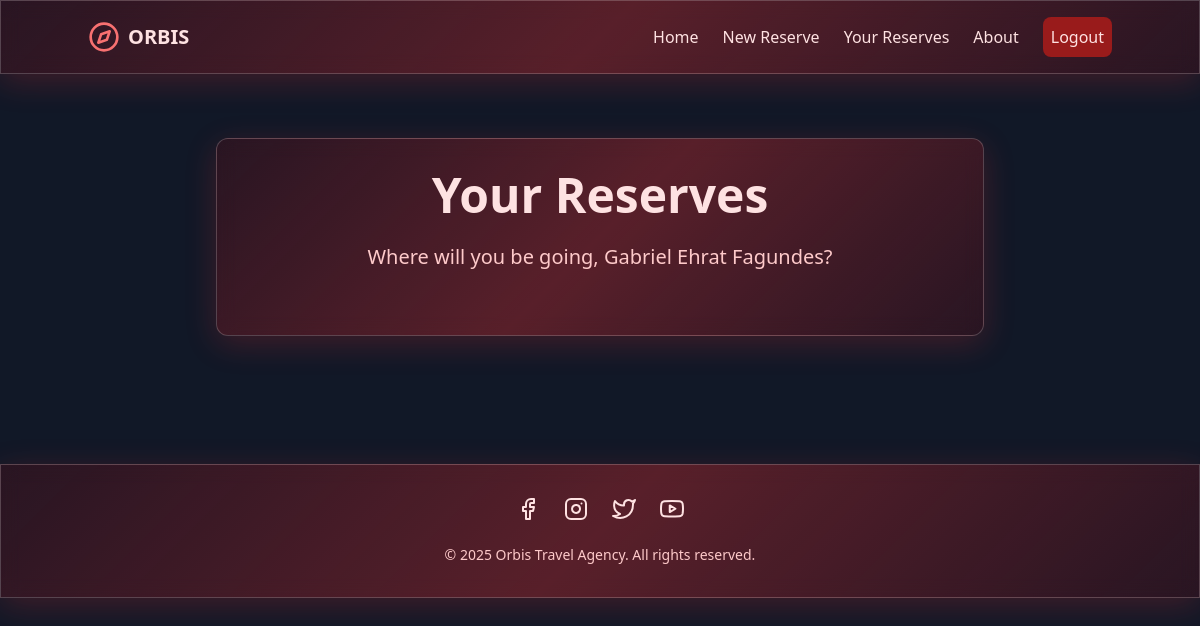
/view/reserves (signed in), run on an earlier commit of the app's database.
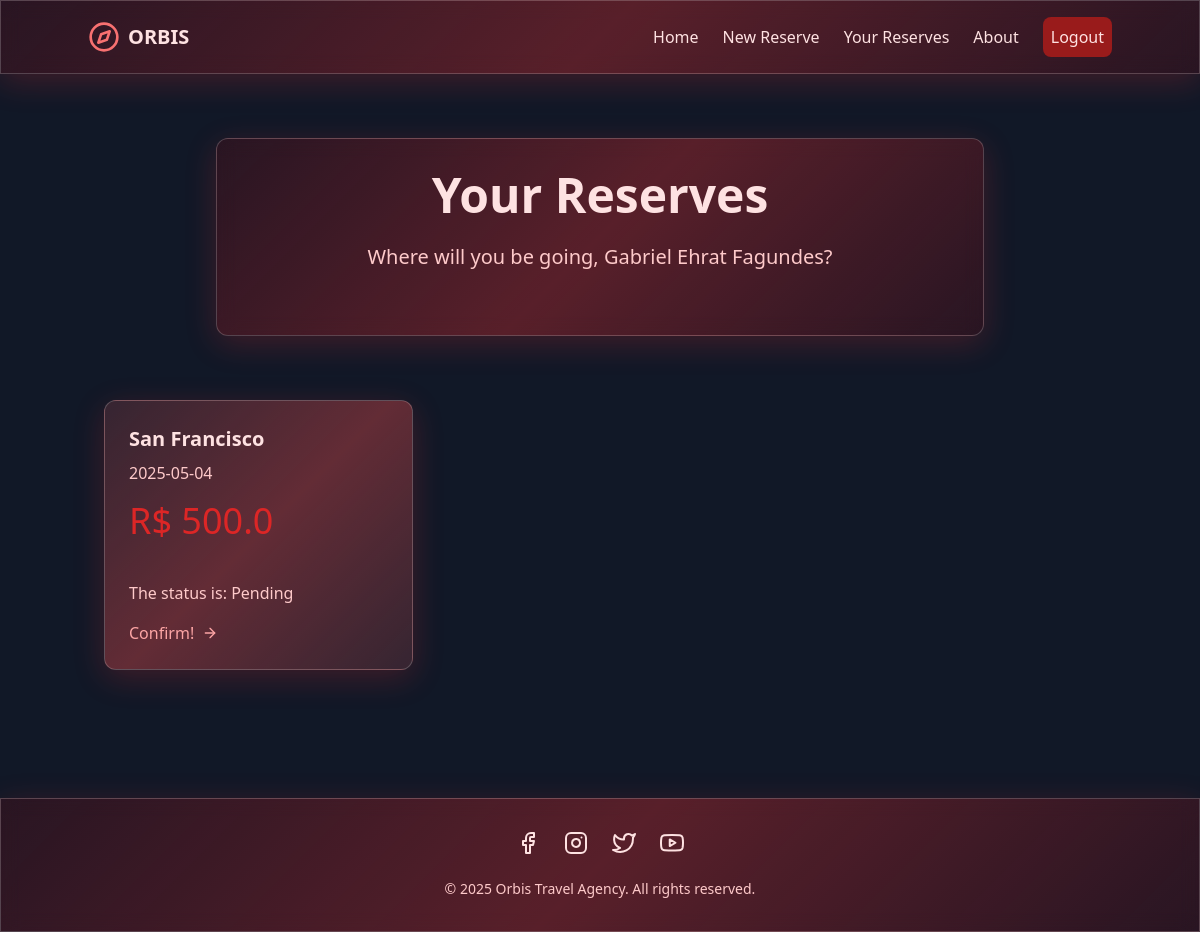
And on a later commit of the database.
### app/models.py (models this page shows)
class User(UserMixin, db.Model):
    id = db.Column(db.Integer, primary_key=True)
    name = db.Column(db.String(150), nullable=False)
    email = db.Column(db.String(150), unique=True, nullable=False)
    password = db.Column(db.String(150), nullable=False)
    type = db.Column(db.Enum('worker', 'customer', name='user_types'), nullable=False)

class Reserve(db.Model):
    id = db.Column(db.Integer, primary_key=True)
    user_id = db.Column(db.Integer, db.ForeignKey('user.id'), nullable=False)
    trip_package_id = db.Column(db.Integer, db.ForeignKey('trip_package.id'), nullable=False)
    date_reserved = db.Column(db.DateTime, nullable=False, default=datetime.now)
    status = db.Column(db.String(50), nullable=False, default='Pending')
    user = db.relationship('User', backref=db.backref('reserves', lazy=True))
    trip_package = db.relationship('TripPackage', backref=db.backref('reserves', lazy=True))

class TripPackage(db.Model):
    id = db.Column(db.Integer, primary_key=True)
    destiny = db.Column(db.String(200), nullable=False)
    period = db.Column(db.Date, nullable=False)
    price = db.Column(db.Float, nullable=False)
    isDisponible = db.Column(db.Boolean, default=True, nullable=False)
    category = db.Column(db.String(100), nullable=False)
    vacancies = db.Column(db.Integer, nullable=False)
    responsable = db.Column(db.String(150), nullable=False)

### app/routes.py (the view)
@app.route('/view/reserves', methods=['GET', 'POST'])
@login_required
def viewReserves():
    reserves = Reserve.query.join(TripPackage, Reserve.trip_package_id == TripPackage.id).order_by(Reserve.id)
    context = { 'data': reserves.all() }
    return render_template('view_reserves.html', context=context)

### app/models.py (called while the page is built)
@login_manager.user_loader
def load(user_id):
    return User.query.get(user_id)

### app/templates/view_reserves.html (shortened to what this page needs)
<!DOCTYPE html>
<html lang="en">
<head>
    <script src="https://cdn.tailwindcss.com"></script>
    <link rel="stylesheet" href="/app/static/login_style.css">
</head>
<body class="min-h-screen bg-gray-900" style="background-image: url('http://static.photos/travel/1200x630/8'); background-size: cover; background-position: center;">
    {% include 'nav_base.html' %}
    <main class="container mx-auto px-4 py-16">
        <div class="liquid-bg rounded-xl p-8 max-w-3xl mx-auto text-center">
            <h1 class="text-4xl md:text-5xl font-bold text-red-100 mb-6">Your Reserves</h1>
            <p class="text-xl text-red-200 mb-8">Where will you be going, {{ current_user.name }}?</p>
        </div>
        {% for data in context['data'] %}
        <div class="grid md:grid-cols-3 gap-8 mt-16">
            <div class="liquid-bg rounded-xl p-6 hover:shadow-lg transition duration-300 bg-gray-800">
                <h3 class="text-xl font-bold text-red-100 mb-2">{{ data.trip_package.destiny }}</h3>
                <p class="text-red-200 mb-4">{{ data.trip_package.period }}</p>
                <p class="text-red-600 mb-4 text-4xl">R$ {{ data.trip_package.price }}</p>
                <br>
                <p class="text-red-200 mb-4">The status is: {{ data.status }}</p>
                <a href="{{ url_for('confirmReserve', id=data.id) }}" class="text-red-300 hover:text-red-200 flex items-center">
                    Confirm! <i data-feather="arrow-right" class="ml-2 w-4 h-4"></i>
                </a>
            </div>
        </div>
        {% endfor %}
    </main>
    <footer class="liquid-bg mt-16 p-8 text-center">
        <div class="container mx-auto">
            <div class="flex justify-center space-x-6 mb-6">
                <a href="#" class="text-red-100 hover:text-red-300"><i data-feather="facebook"></i></a>
                <a href="#" class="text-red-100 hover:text-red-300"><i data-feather="instagram"></i></a>
                <a href="#" class="text-red-100 hover:text-red-300"><i data-feather="twitter"></i></a>
                <a href="#" class="text-red-100 hover:text-red-300"><i data-feather="youtube"></i></a>
            </div>
            <p class="text-red-200 text-sm">&copy; 2025 Orbis Travel Agency. All rights reserved.</p>
        </div>
    </footer>
</body>
</html>

### app/templates/nav_base.html (shortened to what this page needs)
{% block navbase %}
<nav class="liquid-bg p-4">
    <div class="container mx-auto flex justify-between items-center">
        <div class="flex items-center space-x-2">
            <i data-feather="compass" class="w-8 h-8 text-red-400"></i>
            <span class="text-xl font-bold text-red-100">ORBIS</span>
        </div>
        {% if current_user.type == 'worker' %}
        <div class="hidden md:flex space-x-6 items-center">
            <a href="#" class="text-red-100 hover:text-red-300 transition">Home</a>
            <a href="#" class="text-red-100 hover:text-red-300 transition">Reserves</a>
            <a href="{{ url_for('newPackage') }}" class="text-red-100 hover:text-red-300 transition">New Package</a>
            <a href="#" class="text-red-100 hover:text-red-300 transition">About</a>
            <a href="{{ url_for('logout') }}" class="text-red-100 hover:text-red-300 transition bg-red-800 p-2 rounded-lg">Logout</a>
        </div>
        {% else %}
        <div class="hidden md:flex space-x-6 items-center">
            <a href="#" class="text-red-100 hover:text-red-300 transition">Home</a>
            <a href="{{ url_for('newReserve') }}" class="text-red-100 hover:text-red-300 transition">New Reserve</a>
            <a href="{{ url_for('viewReserves') }}" class="text-red-100 hover:text-red-300 transition">Your Reserves</a>
            <a href="#" class="text-red-100 hover:text-red-300 transition">About</a>
            <a href="{{ url_for('logout') }}" class="text-red-100 hover:text-red-300 transition bg-red-800 p-2 rounded-lg">Logout</a>
        </div>
        {% endif %}
    </div>
</nav>
{% endblock %}

### app/static/login_style.css (style rules this page uses)
.liquid-bg { background: linear-gradient(135deg, rgba(255,0,0,0.1) 0%, rgba(255,50,50,0.3) 50%, rgba(255,0,0,0.1) 100%); backdrop-filter: blur(10px); border: 1px solid rgba(255, 255, 255, 0.2); box-shadow: 0 8px 32px 0 rgba(255, 50, 50, 0.2); }

What changed in the data, as far as the page shows it:
added Reserve: trip_package.destiny "San Francisco", trip_package.period "2025-05-04", trip_package.price "500.0", status "Pending"
